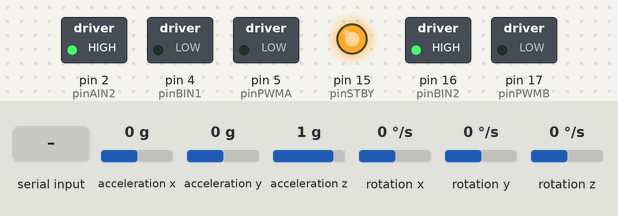
Recording of a sketch running on a simulated Arduino Uno, built with avr-gcc and run on an emulated ATmega328P. Shown: switched loads named in the sketch (green lamp = pin HIGH), output pins drawn as LEDs (lit = HIGH). The test bench sets the inputs (shaded band); at power-on: acceleration x 0 g, acceleration y 0 g, acceleration z 1 g, rotation x 0 °/s, rotation y 0 °/s, rotation z 0 °/s. What the sketch prints to the serial monitor is not drawn.

Above: at 1.2 s.
1.3 s: acceleration x set to -1.4 g
3.2 s: "u" received over Serial
6.2 s: "j" received over Serial
12.2 s: "i" received over Serial
Timing chart, 0 to 15.2 s (numbered marks = the images above; inputs shaded):
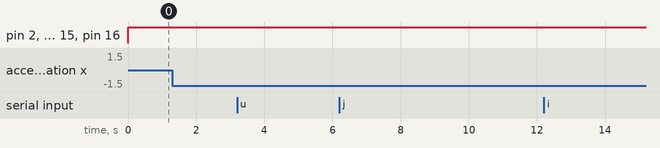

The sketch:

Control_Pendulo.ino
```cpp
// Librerias 12C para controlar el apu6050
// la libreria MPU6050.h necesita 12Cdev., 12Cdev. necesita Wire.h #include "12cdev.h"
#include "I2Cdev.h"
#include "MPU6050.h"
#include "Wire.h"
// La direccia del MPU6050 puede ser 0x68 0x69, dependiendo
// del estado de ADO. Si no se especifica, 0x68 estar implicito
MPU6050 sensor;

// Pines motores
const int pinPWMA = 5;
const int pinAIN2 = 2;
const int pinAIN1 = 0;
const int pinPWMB = 17;
const int pinBIN1 = 4;
const int pinBIN2 = 16;
const int pinSTBY = 15;

// Valores RAW (sin procesar) del acelerometro y giroscopio en los ejes x,y,z int ax, ay, az
int16_t ax, ay, az;
int16_t gx, gy, gz;
long tiempo_prev;
float dt;
float ang_x = 0.0, ang_y = 0.0;
float ang_x_prev = 0.0, ang_y_prev = 0.0;

// PID
float Kp = 0.0;
float Ki = 0.0;
float Kd = 0.0;
float integral = 0.0;
float derivativo = 0.0;
float error_previo = 0.0;

void setup() {
  Serial.begin(115200);
  Wire.begin();
  sensor.initialize();

  pinMode(pinAIN2, OUTPUT);
  pinMode(pinAIN1, OUTPUT);
  pinMode(pinPWMA, OUTPUT);
  pinMode(pinBIN1, OUTPUT);
  pinMode(pinBIN2, OUTPUT);
  pinMode(pinPWMB, OUTPUT);
  pinMode(pinSTBY, OUTPUT);

  tiempo_prev = millis();

}

void loop() {
  // Iniciar MPU
  sensor.getAcceleration(&ax, &ay, &az);
  sensor.getRotation(&gx, &gy, &gz);
  // Conseguir angulos
  float accel_ang_x;
  accel_ang_x = atan2(ay, sqrt(ax * ax + az * az)) * (180.0 / PI);
  // manejar tiempo
  dt = (millis() - tiempo_prev) / 1000.0;
  tiempo_prev = millis();
  // Aumentar precision del angulo del eje x
  ang_x = 0.97 * (ang_x_prev + (gx / 131.0) * dt) + 0.03 * accel_ang_x; //Con confianza del 97% del giroscopio y del 3% del acelerometro
  ang_x_prev = ang_x;
  // PID
  float desired_angle = 0.0;    //Se quiere que esté recto
  float error = desired_angle - ang_x;    //Error a corregir
  integral += error * dt;                 //Calcular la parte integrativa del PID
  derivativo = (error - error_previo) / dt; //Y la parte derivativa
  float motor_speed = (Kp * error + Ki * integral + Kd * derivativo);   //La velocidad de las ruedas dependerá de el tamaño del error y el pid
  error_previo = error;         //Guardar el error para proximas iteraciones

  // Control de motores
  enableMotors();
  moveMotor(pinPWMA, pinAIN1, pinAIN2, motor_speed);
  moveMotor(pinPWMB, pinBIN1, pinBIN2, motor_speed);
  // Dar informacion
  Serial.print("Ángulo X: "); Serial.print(ang_x);
  Serial.print(" | Error: "); Serial.print(error);
  Serial.print(" | Salida PID: "); Serial.print(motor_speed);
  Serial.print(" | Kp: "); Serial.print(Kp);
  Serial.print(" | Ki: "); Serial.print(Ki);
  Serial.print(" | Kd: "); Serial.println(Kd);
  // recibir comandos
  if (Serial.available()) {
    char cmd = Serial.read();
    switch (cmd) {
      case 'u': Kp += 1; break;
      case 'j': Kp -= 1; break;
      case 'i': Ki += 0.01; break;
      case 'k': Ki -= 0.01; break;
      case 'o': Kd += 0.1; break;
      case 'l': Kd -= 0.1; break;
    }
    //Interpretar comandos y dar feedback
    Serial.print("Nuevo Kp: "); Serial.print(Kp);
    Serial.print(" | Ki: "); Serial.print(Ki);
    Serial.print(" | Kd: "); Serial.println(Kd);
  }

  delay(5);
}

//Funcion complementaria para manejar el motor
void moveMotor(int pinPWM, int pinIN1, int pinIN2, float speed) {
  if (speed > 0) {
    digitalWrite(pinIN1, HIGH);
    digitalWrite(pinIN2, LOW);
    analogWrite(pinPWM, speed);
  } else {
    digitalWrite(pinIN1, LOW);
    digitalWrite(pinIN2, HIGH);
    analogWrite(pinPWM, -speed);
  }
}

void enableMotors() {
  digitalWrite(pinSTBY, HIGH);
}
```

Measured:
- after the input at 1.3 s, every drawn part: stays the same
- after the input at 3.2 s, every drawn part: stays the same
- after the input at 6.2 s, every drawn part: stays the same
- after the input at 12.2 s, every drawn part: stays the same
